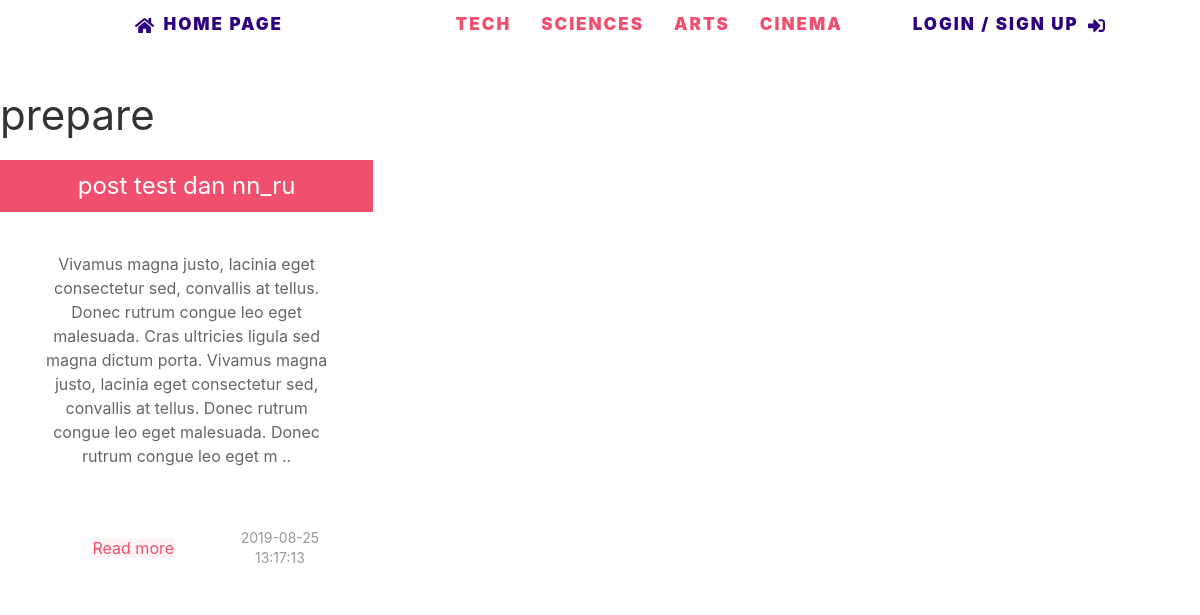
/tags.php?tags=prepare, run on the app's committed database.
### tables this page shows
CREATE TABLE IF NOT EXISTS `categories` (
  `ID` int(11) NOT NULL,
  `Name` varchar(255) NOT NULL,
  `Description` text NOT NULL,
  `parent` int(11) NOT NULL,
  `Ordering` int(11) DEFAULT NULL,
  `Visibility` tinyint(4) NOT NULL DEFAULT '0',
  `Allow_Comment` tinyint(4) NOT NULL DEFAULT '0',
  `Allow_Ads` tinyint(4) NOT NULL DEFAULT '0'
);

CREATE TABLE IF NOT EXISTS `posts` (
  `Post_ID` int(11) NOT NULL,
  `Name` varchar(255) NOT NULL,
  `Description` text NOT NULL,
  `Image` varchar(255) NOT NULL,
  `Status` varchar(255) NOT NULL,
  `Add_Date` timestamp NOT NULL DEFAULT CURRENT_TIMESTAMP ON UPDATE CURRENT_TIMESTAMP,
  `Rating` float NOT NULL,
  `Approve` tinyint(4) NOT NULL DEFAULT '0',
  `Cat_ID` int(11) NOT NULL,
  `Member_ID` int(11) NOT NULL,
  `tags` varchar(255) DEFAULT NULL
);

### init.php (called while the page is built, shortened)
<?php
include 'admin/connect.php';
$functions = 'includes/functions/';
include $functions . 'functions.php';
  class hook {
    public function inc_header($part = Null, $dash = Null, $header = 'header'){
      $temps = 'includes/templates/';
    return $head = include $temps . $header. $dash . $part. '.php';
    }
  }
 ?>

### tags.php (the view, shortened to what this page needs)
<?php
$tags_page = isset($_GET['tags']) ? $_GET['tags'] : '';
include 'init.php';
$hook_up->inc_header();
$new_tag = "tags LIKE '%$tags_page%'";
$posts = get_all_rec("*", "posts", $new_tag, 'Post_ID DESC');
if ($tags_page) { ?>
  <h1><?php echo $_GET['tags']; ?></h1>
  <div class="uk-child-width-1-2@m  uk-child-width-1-3@l uk-text-center" uk-grid>
    <?php
    if (!empty($posts)) {
    foreach ($posts as $post) { ?>
      <div class="">
          <div class="uk-card-header sec_background uk-light">
              <div class="uk-grid-small uk-flex-middle" uk-grid>
                  <div class="uk-width-expand">
                      <h3 class="uk-card-title uk-margin-remove-bottom">
                        <a id="<?php echo $post['Post_ID']; ?>" href="posts.php?postid=<?php echo $post['Post_ID']; ?>" class="checkActive">
                        <?php echo excerpt_len($post['Name']); ?>
                      </a>
                      </h3>
                  </div>
              </div>
          </div>
          <div class="uk-card-body">
              <p><?php echo excerpt_len($post['Description'],300, true); ?></p>
          </div>
          <div class="uk-card-footer uk-margin-remove" uk-grid>
            <div class="uk-width-1-2">
              <a href="posts.php?postid=<?php echo $post['Post_ID']; ?>" class="uk-alert-danger">Read more</a>
            </div>
            <div class="uk-width-1-2">
              <p class="uk-text-meta uk-margin-remove-top"><time datetime="2016-04-01T19:00"><?php echo $post['Add_Date']; ?></time></p>
            </div>
          </div>
        </div>
      <?php
      }
    } else {
      echo "There's No Posts To Show";
    } ?>
  </div>
<?php } else{
  echo "You Must Enter The Tag Name";
} ?>

### includes/templates/header.php (shortened to what this page needs)
<?php global $user_info, $session_user, $current_page;  ?>
  <!DOCTYPE html>
  <html lang="en" dir="ltr">
  <head>
  </head>
  <body>
    <header class="front_header" uk-sticky uk-grid>
      <?php if(isset($_SESSION['user'])) { ?>
        <nav class="uk-navbar uk-width-1-1 uk-margin-remove" uk-navbar>
          <div class="uk-navbar-left">
            <ul class="uk-navbar-nav">
              <li class="list_home">
                <a href="index.php">
                  <i class="fas fa-home fa-1x"></i>Film Society
                </a>
              </li>
            </ul>
          </div>
          <div class="uk-navbar-right">
            <ul class="uk-navbar-nav">
              <?php if($user_info['GroupID'] != 0 ) { ?>
              <li class="list_homepage">
                <a class="MainColor" href="admin/index.php">
                  <i class="fas fa-tachometer-alt fa-1x"></i>
                </a>
              </li>
            <?php } ?>
              <li class="list_homepage <?php if(isset($current_page) && $current_page == 'add-post.php') { echo " active_upper "; } ?>">
                <a href="add-post.php" class="">
                  <i class="fas fa-edit fa-1x"></i>
                  <?php if($current_page == 'add-post.php') { echo "<span class='uk-text-success'> Add Post</span>"; } ?>
                </a>
              </li>
              <li class="list_homepage <?php if(isset($current_page) && $current_page == 'profile.php') { echo " active_upper "; } ?>">
                <a href="profile.php">
                  <i class="fas fa-user fa-1x"></i>
                  <?php if($current_page == 'profile.php') { echo "<span class='uk-text-success'> Profile</span>"; } ?>
                </a>
              </li>
              <li class="list_homepage">
                <a class="MainColor" href="logout.php">
                  <i class="fas fa-sign-out-alt fa-1x"></i>
                </a>
              </li>
            </ul>
          </div>
        </nav>
        <nav class="uk-navbar uk-width-1-1 uk-margin-remove down_nav" uk-navbar>
          <ul class="uk-navbar-nav uk-margin-auto" uk-grid>
            <?php
            $top_nav_cat = get_all_rec('*', 'categories', 'parent = 0', 'ID DESC', 4);
              foreach ($top_nav_cat as $cat) {
                 ?>
                <li class="list_nav uk-padding-remove <?php if(isset($_GET['page_title']) && $_GET['page_title'] == $cat['Name']) { echo "acitveTwo";} ?>">
                   <?php
                  echo "<a class='a_header' href='categories.php?pageid=".$cat['ID']."&page_title=".str_replace(' ', '-', $cat['Name'])."'>";
                    echo $cat['Name'];
                  echo "</a>"; ?>
                </li>
                <?php
                $down_nav_cat = get_all_rec("*", "sub_categories", "category_id = {$cat['ID']}", "id_sub DESC", 4);
                if (!empty($down_nav_cat)) { ?>
                <ul class="child_cat" uk-dropdown>
                <?php
                foreach ($down_nav_cat as $down) { ?>
                <li>
                  <?php
                  echo "<a href='categories.php?pageid=".$down['id_sub']."&page_title=".str_replace(' ', '-', $down['name_sub'])."'>";
                    echo $down['name_sub'];
                  echo "</a>"; ?>
                </li>
            <?php  }  ?>
          </ul>
        <?php } ?>
            <?php } ?>
          </ul>
        </nav>
        <?php } else{ ?>
          <nav class="uk-navbar uk-width-1-1 uk-margin-remove">
            <div class="uk-navbar-left">
              <ul class="uk-navbar-nav">
                <li class="list_home">
                  <a class="" href="index.php">
                    <i class="fas fa-home fa-1x"></i> Home Page
                  </a>
                </li>
              </ul>
            </div>
            <div class="uk-navbar-right">
              <ul class="uk-navbar-nav uk-margin-auto" uk-grid>
                <?php
                $top_nav_cat = get_all_rec('*', 'categories', 'parent = 0', 'ID DESC', 4);
                  foreach ($top_nav_cat as $cat) {
                    $dod = str_replace( ' ', '-', $cat['Name']);
                    $zoz = isset($_GET['page_title']) ? $_GET['page_title'] : "";
                     ?>
                    <li class="list_nav uk-padding-remove <?php if(isset($zoz) &&$zoz == $dod) {
                      echo "acitveTwo";}  ?>">
                       <?php
                      echo "<a class='a_header' href='categories.php?pageid=".$cat['ID']."&page_title=".str_replace(' ', '-', $cat['Name'])."'>";
                        echo $dod;
                      echo "</a>"; ?>
                    </li>
                <?php } ?>
                <li>
                  <a href="login.php" class="log-sign">
              Login / Sign Up <i class="fas fa-sign-in-alt fa-1x"></i>
            </a>
                </li>
              </ul>
            </div>
          </nav>
          <?php } ?>
    </header>

### layout/css/main.css (style rules this page uses)
* { box-sizing: border-box; margin: 0 auto; padding: 0; }
body { height: 100%; }
.front_header { background: #fff; margin: 0 auto; }
.uk-card-header { padding: 9px; }
.uk-card-footer { display: flex; align-items: center; justify-content: center; }
.uk-navbar-item, .uk-navbar-nav>li>a, .uk-navbar-toggle { min-height: 50px; }
.uk-navbar-nav li a { color: #fff; letter-spacing: 1px; font-weight: 900; letter-spacing: 2px; font-size: 17px; }
.list_home a { color: #2e0080 !important; }
.uk-navbar-nav li a svg { margin-right: 9px; margin-left: 9px; }
.sec_background { background: #f0506e !important; }
.log-sign { color: #ddd; font-size: 26px; }
a, a:hover, a:focus, a:active { text-decoration: none; outline: none; }
a, a:active, a:focus { color: #333; text-decoration: none; transition-timing-function: ease-in-out; -ms-transition-timing-function: ease-in-out; -moz-transition-timing-function: ease-in-out; -webkit-transition-timing-function: ease-in-out; -o-transition-timing-function: ease-in-out; transition-duration: .2s; -ms-transition-duration: .2s; -moz-transition-duration: .2s; -webkit-transition-duration: .2s; -o-transition-duration: .2s; }
ul { margin: 0; padding: 0; list-style: none; }
a.log-sign { color: #2e0080 !important; }
.a_header { color: #f0506e !important; }

### data on the page
categories: Name "TECH"
categories: Name "SCIENCES"
categories: Name "ARTS"
categories: Name "CINEMA"
posts: Name "post test dan nn_ru", Description "Vivamus magna justo, lacinia eget consectetur sed, convallis at tellus. Donec rutrum congue leo eget malesuada. Cras ultricies ligula sed magna dictum porta. Vivamus magna justo, lacinia eget consectetur sed, convallis at tellus. Donec rutrum congue leo eget malesuada. Donec rutrum congue leo eget m ..", Add_Date "2019-08-25 13:17:13"

### other printed values
$_GET['tags'] "prepare"
